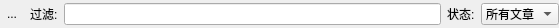
<?xml version="1.0" encoding="UTF-8"?>
<ui version="4.0">
 <class>Form</class>
 <widget class="QWidget" name="Form">
  <property name="geometry">
   <rect>
    <x>0</x>
    <y>0</y>
    <width>559</width>
    <height>28</height>
   </rect>
  </property>
  <property name="windowTitle">
   <string>Form</string>
  </property>
  <layout class="QHBoxLayout" name="horizontalLayout">
   <property name="margin">
    <number>0</number>
   </property>
   <item>
    <widget class="QToolButton" name="clear">
     <property name="text">
      <string>...</string>
     </property>
     <property name="icon">
      <iconset resource="../images/icons.qrc">
       <normaloff>:/editclear.svg</normaloff>:/editclear.svg</iconset>
     </property>
     <property name="autoRaise">
      <bool>true</bool>
     </property>
    </widget>
   </item>
   <item>
    <widget class="QLabel" name="label">
     <property name="text">
      <string>过滤:</string>
     </property>
     <property name="buddy">
      <cstring>filter</cstring>
     </property>
    </widget>
   </item>
   <item>
    <widget class="QLineEdit" name="filter">
     <property name="focusPolicy">
      <enum>Qt::ClickFocus</enum>
     </property>
    </widget>
   </item>
   <item>
    <widget class="QLabel" name="label_2">
     <property name="text">
      <string>状态:</string>
     </property>
     <property name="buddy">
      <cstring>statusCombo</cstring>
     </property>
    </widget>
   </item>
   <item>
    <widget class="QComboBox" name="statusCombo">
     <property name="focusPolicy">
      <enum>Qt::NoFocus</enum>
     </property>
     <item>
      <property name="text">
       <string>所有文章</string>
      </property>
     </item>
     <item>
      <property name="text">
       <string>未读</string>
      </property>
     </item>
     <item>
      <property name="text">
       <string>重要</string>
      </property>
     </item>
    </widget>
   </item>
  </layout>
 </widget>
 <resources>
  <include location="../images/icons.qrc"/>
 </resources>
 <connections/>
</ui>
